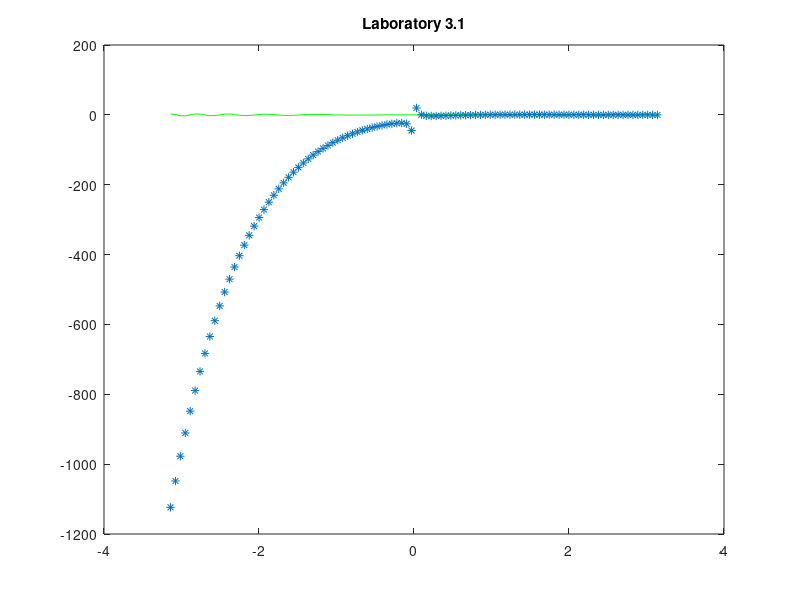

This chart was generated by the following MATLAB code:
clear
clc 
close all

x = linspace(-pi, pi);
f1 = x.*sin(3.*x.^2);
f2 = 1./x .* cos(5.*sqrt(x));
plot(x, f1, 'g')
hold on
plot(x, f2, '*')
hold off
title("Laboratory 3.1")
